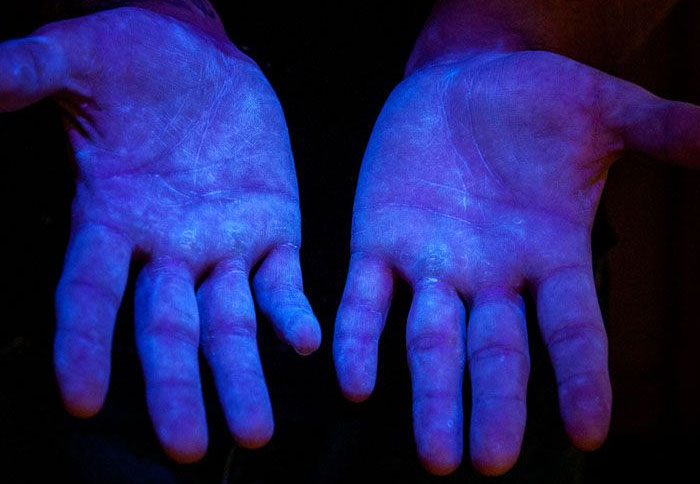
#> input picture images/UV_img_sample.jpg, 700 x 484 px, found by its file name
$ python histograms.py
#> lines starting #> are read from the running program, lines starting #| are printed output that depends on the picture; after the words box and inside, x2 and y2 are one past the last pixel; in counts of white or black regions, pixels touching at a corner belong together
import cv2 as cv
import matplotlib.pyplot as plt
import numpy as np

#Histograms allow you to visualize the pixel distribution (say gray scale) density
img = cv.imread('images/UV_img_sample.jpg')
#> img is the input picture: shape (484, 700, 3); mean B, G, R 99.8, 31.6, 32.5
# cv.imshow('UV', img)

blank = np.zeros(img.shape[:2], dtype='uint8')

### GRAYSCALE ###
gray = cv.cvtColor(img, cv.COLOR_BGR2GRAY)
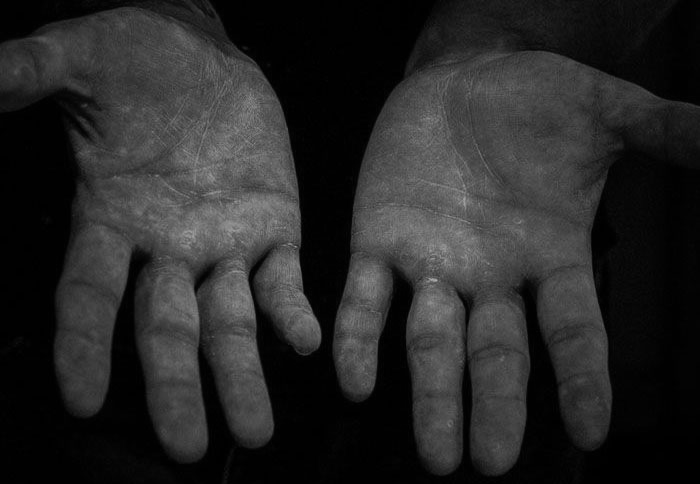
#> gray: shape (484, 700); min 0, max 174, mean 39.6
# cv.imshow('Gray', gray)

circle = cv.circle(blank, (img.shape[1]//2 + 100,img.shape[0]//2 + 45), 100, 255, -1)
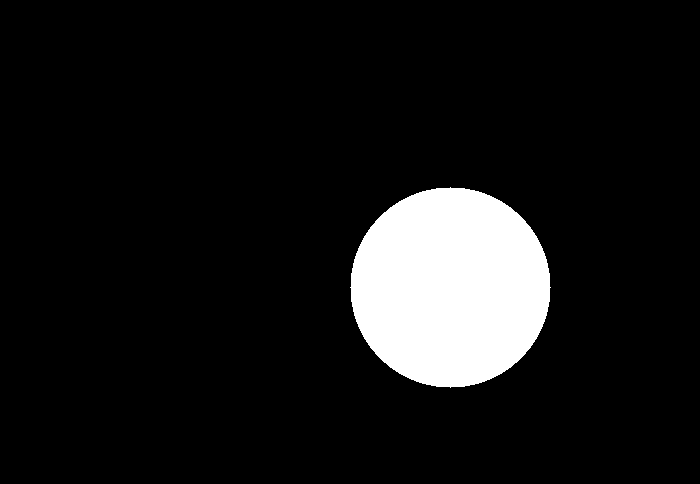
#> blank: shape (484, 700); 9.3% white; 1 white region, box (x1, y1, x2, y2) and area: (350, 187, 551, 388) 31417
mask = cv.bitwise_and(gray, gray,mask=circle)
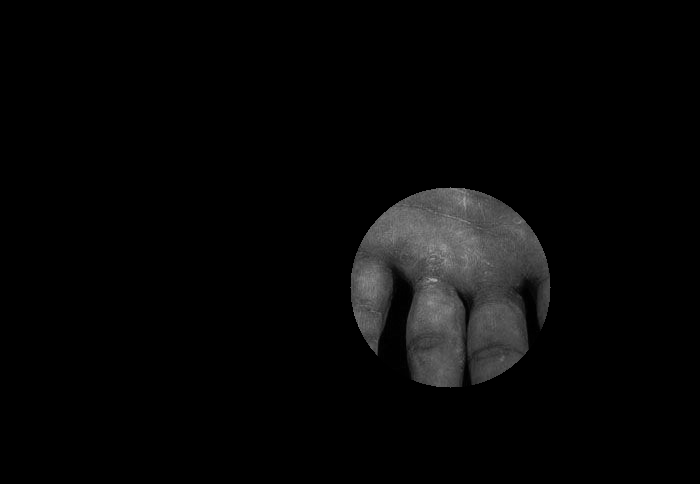
#> mask: shape (484, 700); min 0, max 174, mean 6.8
cv.imshow('Mask', mask)

# # gray_hist = cv.calcHist([gray], [0], None, [256], [0,256]) # Without mask
gray_hist = cv.calcHist([gray], [0], mask, [256], [0,256])
#> gray_hist = 256 values, max 1162 at index 1, min 0 at index 0, mean 122.4

plt.figure()
plt.title('Grayscale Histogram')
plt.xlabel('Bins') # Bins represent the intervals of pixel intensities--0 being black and 255, white
plt.ylabel('# of pixels')
plt.plot(gray_hist)
plt.xlim([0,256])
plt.show() # Peak is the # of pixels that have an intensity of # of bins
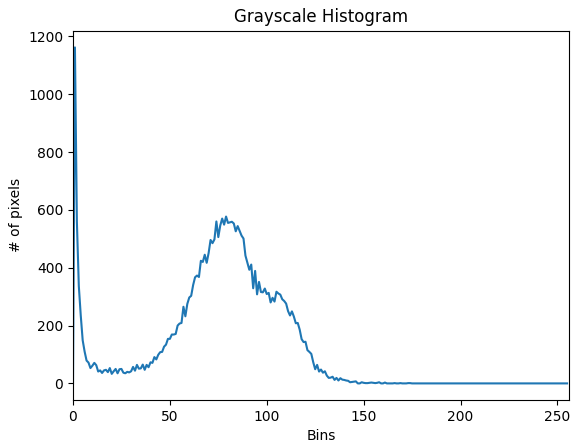
#> figure drawn by matplotlib, 1 panel; curve peaks at x = 1, y = 1162

### COLOR ###
mask = cv.circle(blank, (img.shape[1]//2 + 100,img.shape[0]//2 + 45), 100, 255, -1)
masked = cv.bitwise_and(img,img,mask=mask)
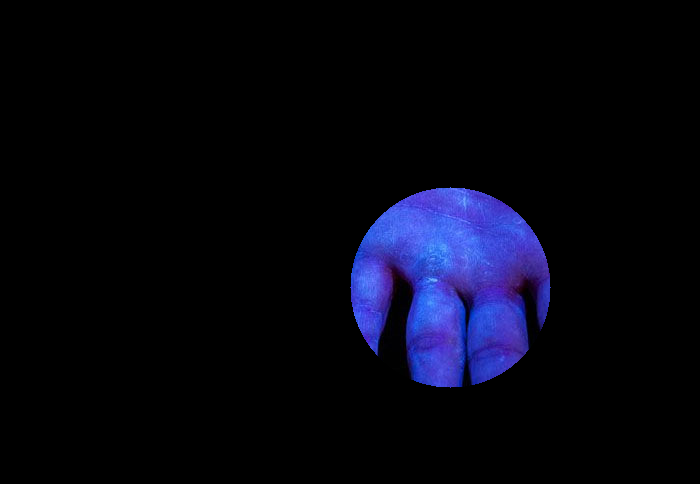
#> masked: shape (484, 700, 3); mean B, G, R 16.8, 5.7, 5.2
cv.imshow('Mask', masked)

plt.figure()
plt.title('Color Histogram')
plt.xlabel('Bins') # Bins represent the intervals of pixel intensities--0 being black and 255, white
plt.ylabel('# of pixels')

colors = ('b', 'g', 'r')
for i,col in enumerate(colors):
    hist = cv.calcHist([img], [i], None, [256], [0,256])
    # hist = cv.calcHist([img], [i], mask, [256], [0,256])
    plt.plot(hist, col)
    plt.xlim([0,256])

plt.show() # Peak is the # of pixels that have an intensity of # of bins
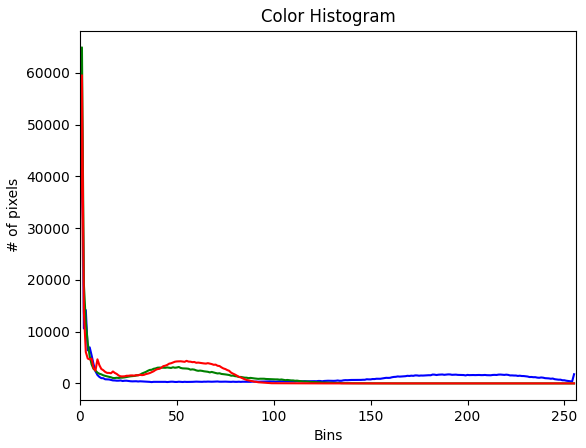
#> figure drawn by matplotlib, 1 panel; curve peaks at x = 1, y = 52421; curve peaks at x = 1, y = 64931; curve peaks at x = 1, y = 59544

cv.waitKey(0)

$ run again, with images/Infectado.png saved as images/UV_img_sample.jpg
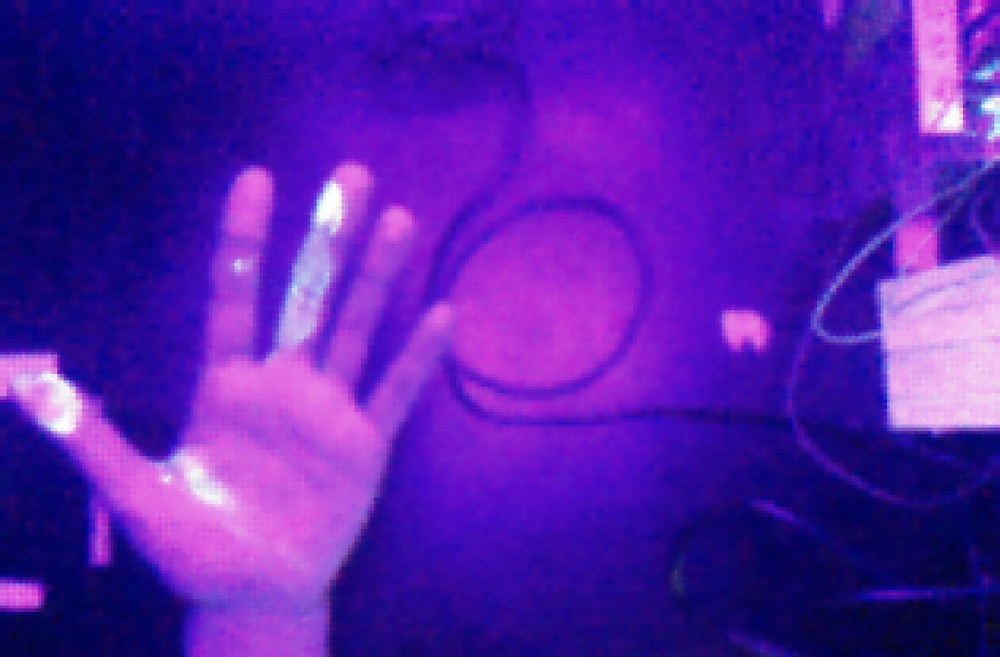
#> input picture images/Infectado.png, 1000 x 657 px, shrunk from 1399 x 919 before the run, found by its file name
#> img is the input picture: shape (657, 1000, 3); mean B, G, R 170.9, 30.4, 87
#> `circle = cv.circle(blank, (img.shape[1]//2 + 100,img.shape[0]//2 + 45)..`:
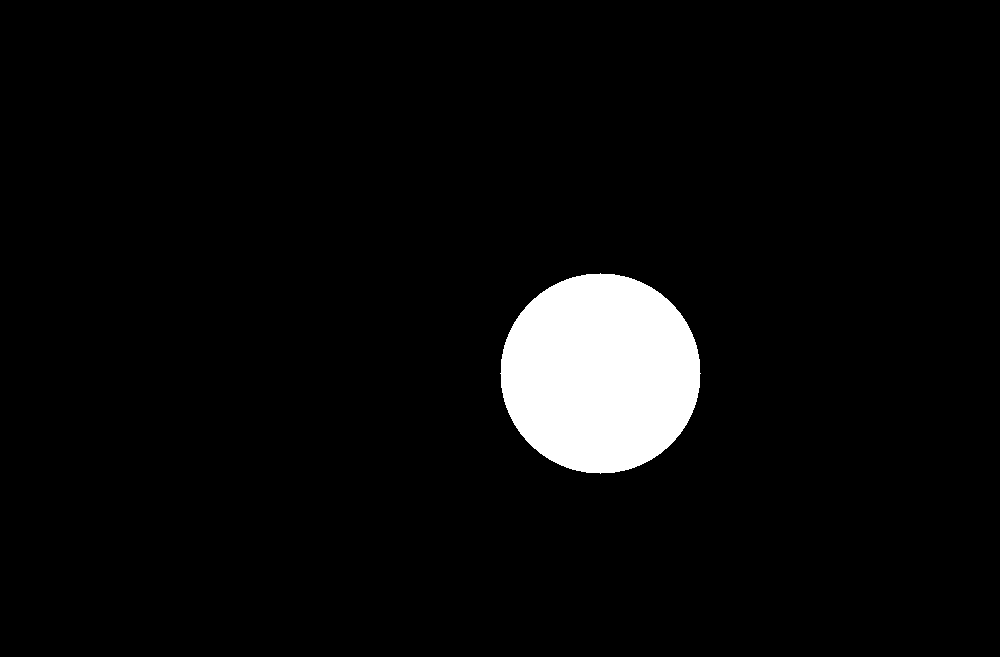
#> blank: shape (657, 1000); 4.8% white; 1 white region, box (x1, y1, x2, y2) and area: (500, 273, 701, 474) 31417
#> gray_hist = 256 values, max 774 at index 108, min 0 at index 0, mean 122.7
#> `plt.show()`:
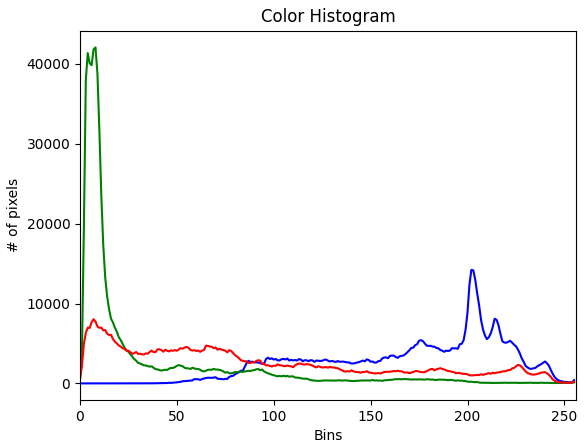
#> figure drawn by matplotlib, 1 panel; curve peaks at x = 202, y = 14208; curve peaks at x = 8, y = 42054; curve peaks at x = 7, y = 8033

$ run again, with images/Mano_centro.png saved as images/UV_img_sample.jpg
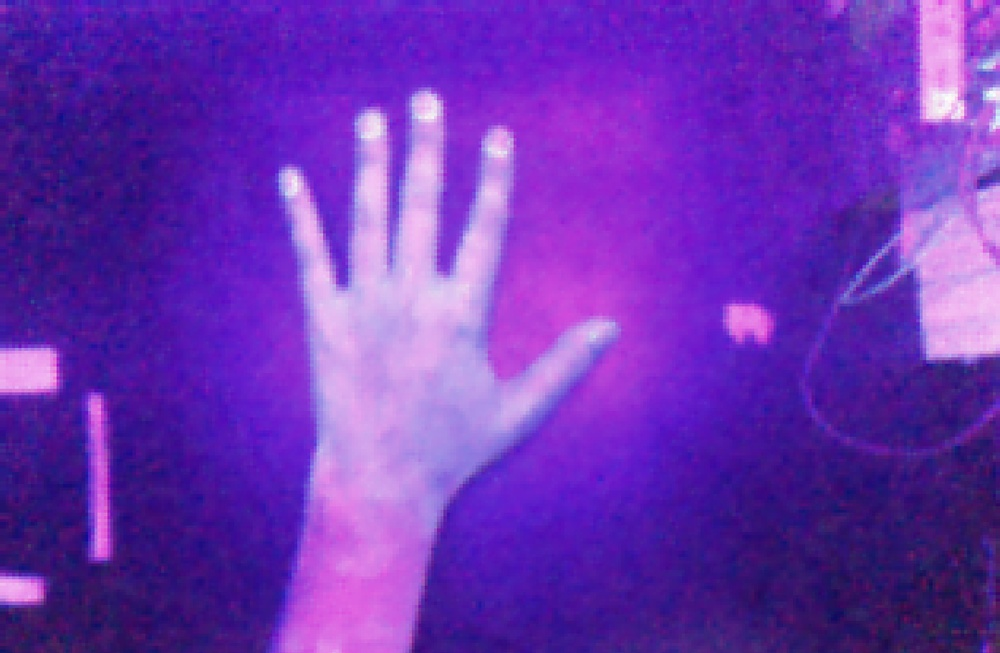
#> input picture images/Mano_centro.png, 1000 x 653 px, shrunk from 1396 x 912 before the run, found by its file name
#> img is the input picture: shape (653, 1000, 3); mean B, G, R 179.6, 50.1, 109.5
#> `circle = cv.circle(blank, (img.shape[1]//2 + 100,img.shape[0]//2 + 45)..`:
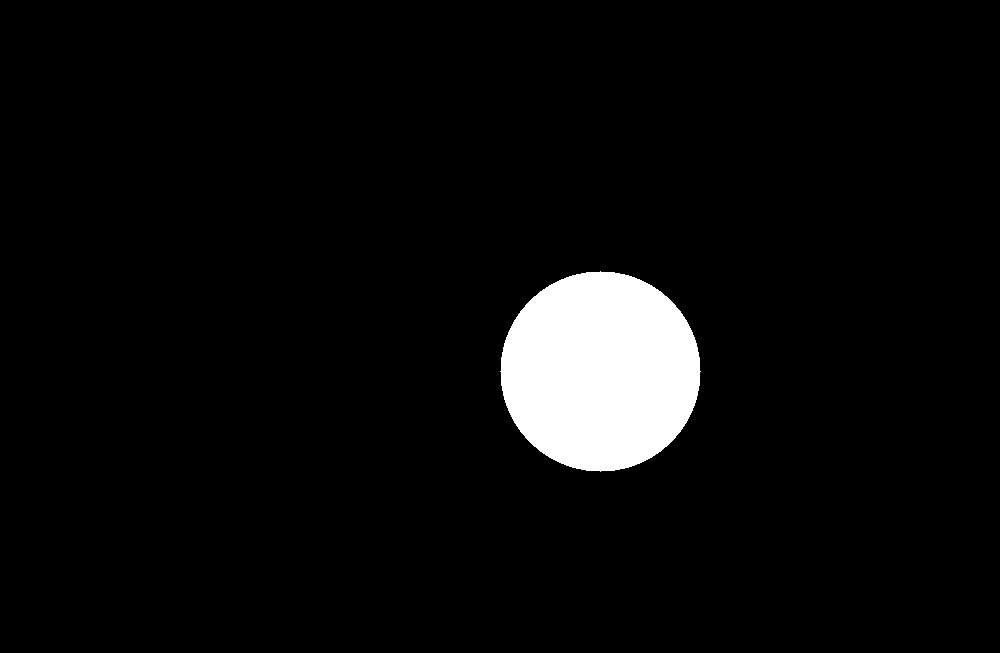
#> blank: shape (653, 1000); 4.8% white; 1 white region, box (x1, y1, x2, y2) and area: (500, 271, 701, 472) 31417
#> gray_hist = 256 values, max 704 at index 86, min 0 at index 0, mean 122.7
#> `plt.show()`:
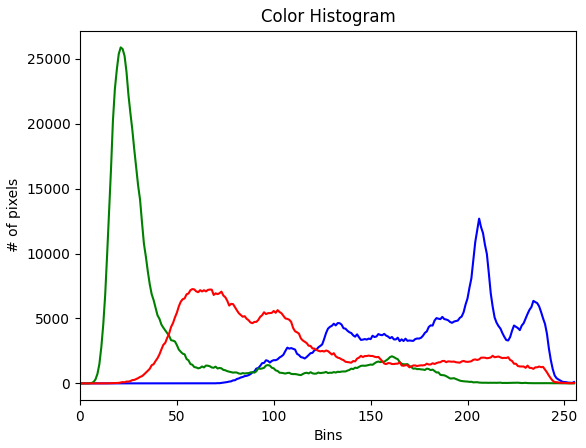
#> figure drawn by matplotlib, 1 panel; curve peaks at x = 206, y = 12691; curve peaks at x = 21, y = 25878; curve peaks at x = 58, y = 7265

$ run again, with images/Mano_lado.png saved as images/UV_img_sample.jpg
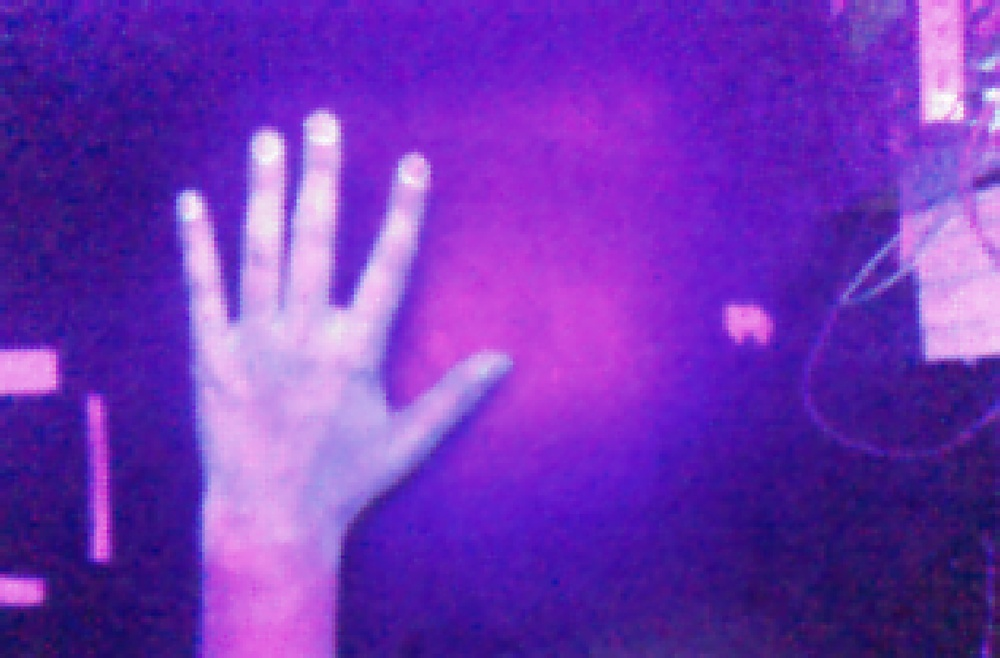
#> input picture images/Mano_lado.png, 1000 x 658 px, shrunk from 1396 x 918 before the run, found by its file name
#> img is the input picture: shape (658, 1000, 3); mean B, G, R 182.3, 51.4, 113.6
#> `circle = cv.circle(blank, (img.shape[1]//2 + 100,img.shape[0]//2 + 45)..`:
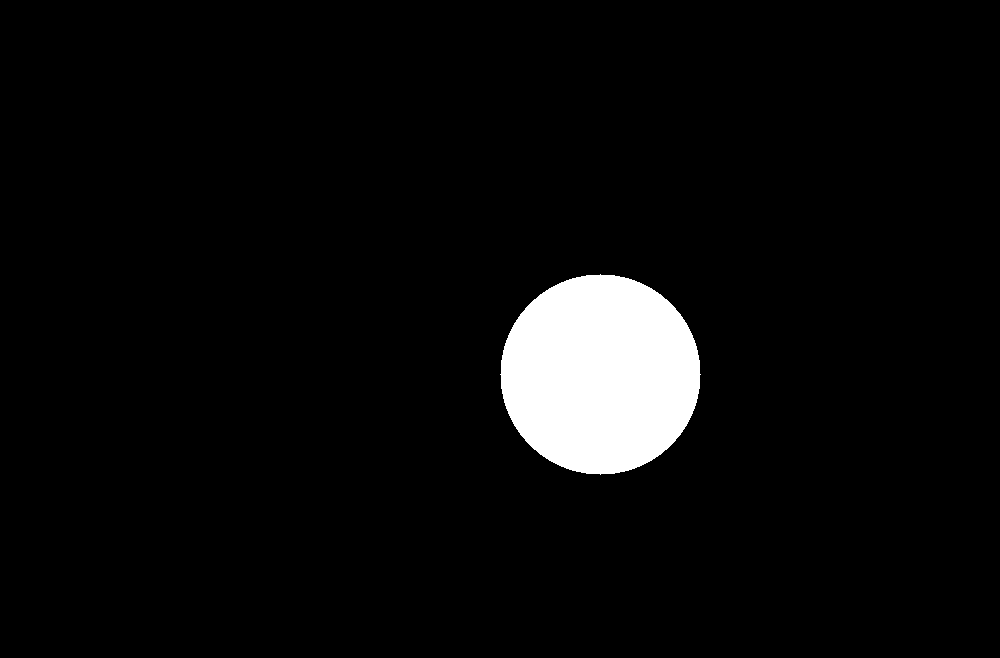
#> blank: shape (658, 1000); 4.8% white; 1 white region, box (x1, y1, x2, y2) and area: (500, 274, 701, 475) 31417
#> gray_hist = 256 values, max 1008 at index 122, min 0 at index 0, mean 122.7
#> `plt.show()`:
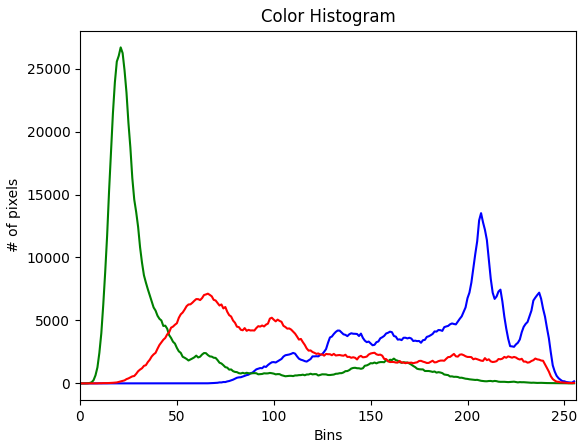
#> figure drawn by matplotlib, 1 panel; curve peaks at x = 207, y = 13520; curve peaks at x = 21, y = 26684; curve peaks at x = 66, y = 7126
